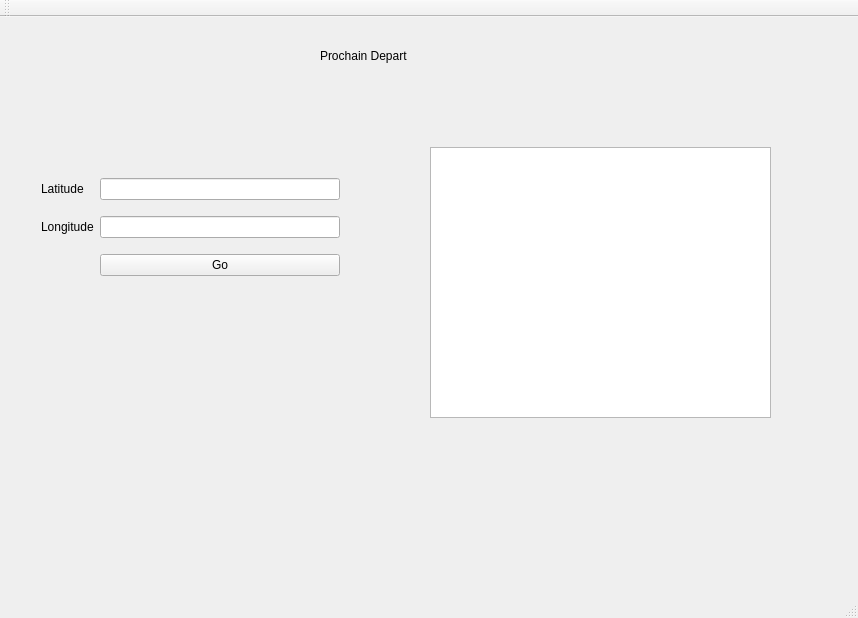
<?xml version="1.0" encoding="UTF-8"?>
<ui version="4.0">
 <class>MainWindow</class>
 <widget class="QMainWindow" name="MainWindow">
  <property name="geometry">
   <rect>
    <x>0</x>
    <y>0</y>
    <width>858</width>
    <height>618</height>
   </rect>
  </property>
  <property name="windowTitle">
   <string>MainWindow</string>
  </property>
  <widget class="QWidget" name="centralWidget">
   <widget class="QWidget" name="layoutWidget">
    <property name="geometry">
     <rect>
      <x>30</x>
      <y>140</y>
      <width>321</width>
      <height>141</height>
     </rect>
    </property>
    <layout class="QGridLayout" name="gridLayout">
     <item row="2" column="1">
      <widget class="QPushButton" name="pushButton_go">
       <property name="text">
        <string>Go</string>
       </property>
      </widget>
     </item>
     <item row="0" column="0">
      <widget class="QLabel" name="label_2">
       <property name="text">
        <string>Latitude</string>
       </property>
      </widget>
     </item>
     <item row="1" column="0">
      <widget class="QLabel" name="label">
       <property name="text">
        <string>Longitude</string>
       </property>
      </widget>
     </item>
     <item row="0" column="1">
      <widget class="QLineEdit" name="lineEdit_latitude"/>
     </item>
     <item row="1" column="1">
      <widget class="QLineEdit" name="lineEdit_longitude"/>
     </item>
    </layout>
   </widget>
   <widget class="QTextEdit" name="textEdit">
    <property name="geometry">
     <rect>
      <x>430</x>
      <y>130</y>
      <width>341</width>
      <height>271</height>
     </rect>
    </property>
   </widget>
   <widget class="QLabel" name="label_3">
    <property name="geometry">
     <rect>
      <x>320</x>
      <y>30</y>
      <width>181</width>
      <height>17</height>
     </rect>
    </property>
    <property name="text">
     <string>Prochain Depart</string>
    </property>
   </widget>
   <widget class="QLabel" name="label_gare">
    <property name="geometry">
     <rect>
      <x>430</x>
      <y>90</y>
      <width>301</width>
      <height>17</height>
     </rect>
    </property>
    <property name="text">
     <string/>
    </property>
   </widget>
  </widget>
  <widget class="QMenuBar" name="menuBar">
   <property name="geometry">
    <rect>
     <x>0</x>
     <y>0</y>
     <width>858</width>
     <height>22</height>
    </rect>
   </property>
  </widget>
  <widget class="QToolBar" name="mainToolBar">
   <attribute name="toolBarArea">
    <enum>TopToolBarArea</enum>
   </attribute>
   <attribute name="toolBarBreak">
    <bool>false</bool>
   </attribute>
  </widget>
  <widget class="QStatusBar" name="statusBar"/>
 </widget>
 <layoutdefault spacing="6" margin="11"/>
 <resources/>
 <connections/>
</ui>
